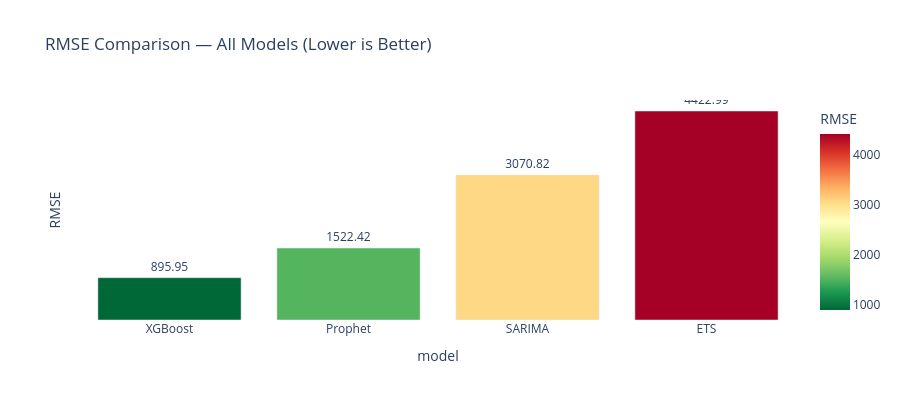
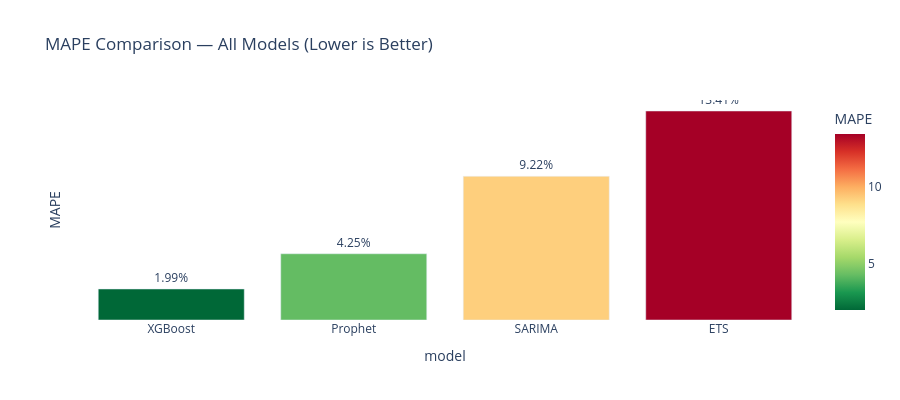

Notebook code cell kept with these figures, in order:
### Code cell
# Cell 12 — Model Comparison Bar Chart
fig = px.bar(results_df, x='model', y='RMSE',
             title='RMSE Comparison — All Models (Lower is Better)',
             color='RMSE', color_continuous_scale='RdYlGn_r',
             text='RMSE')
fig.update_traces(textposition='outside')
fig.update_layout(height=400, plot_bgcolor='white', paper_bgcolor='white',
                  xaxis=dict(showgrid=False), yaxis=dict(showticklabels=False))
fig.show()

fig2 = px.bar(results_df, x='model', y='MAPE',
              title='MAPE Comparison — All Models (Lower is Better)',
              color='MAPE', color_continuous_scale='RdYlGn_r',
              text='MAPE')
fig2.update_traces(texttemplate='%{text:.2f}%', textposition='outside')
fig2.update_layout(height=400, plot_bgcolor='white', paper_bgcolor='white',
                   xaxis=dict(showgrid=False), yaxis=dict(showticklabels=False))
fig2.show()

### Figure 1 — Plotly figure (JSON) as saved in the notebook; plotly's stock layout.template omitted (floating-point values rounded to 4 significant figures)
{"data": [{"hovertemplate": "model=%{x}<br>RMSE=%{marker.color}<extra></extra>", "legendgroup": "", "marker": {"color": [896.0, 1522.0, 3071.0, 4423.0], "coloraxis": "coloraxis", "pattern": {"shape": ""}}, "name": "", "orientation": "v", "showlegend": false, "text": [896.0, 1522.0, 3071.0, 4423.0], "textposition": "outside", "type": "bar", "x": ["XGBoost", "Prophet", "SARIMA", "ETS"], "xaxis": "x", "y": [896.0, 1522.0, 3071.0, 4423.0], "yaxis": "y"}], "layout": {"barmode": "relative", "coloraxis": {"colorbar": {"title": {"text": "RMSE"}}, "colorscale": [[0, "rgb(0,104,55)"], [0.1, "rgb(26,152,80)"], [0.2, "rgb(102,189,99)"], [0.3, "rgb(166,217,106)"], [0.4, "rgb(217,239,139)"], [0.5, "rgb(255,255,191)"], [0.6, "rgb(254,224,139)"], [0.7, "rgb(253,174,97)"], [0.8, "rgb(244,109,67)"], [0.9, "rgb(215,48,39)"], [1, "rgb(165,0,38)"]]}, "height": 400, "legend": {"tracegroupgap": 0}, "paper_bgcolor": "white", "plot_bgcolor": "white", "title": {"text": "RMSE Comparison — All Models (Lower is Better)"}, "xaxis": {"anchor": "y", "domain": [0, 1], "showgrid": false, "title": {"text": "model"}}, "yaxis": {"anchor": "x", "domain": [0, 1], "showticklabels": false, "title": {"text": "RMSE"}}}}

### Figure 2 — Plotly figure (JSON) as saved in the notebook; plotly's stock layout.template omitted (floating-point values rounded to 4 significant figures)
{"data": [{"hovertemplate": "model=%{x}<br>MAPE=%{marker.color}<extra></extra>", "legendgroup": "", "marker": {"color": [1.99, 4.25, 9.22, 13.41], "coloraxis": "coloraxis", "pattern": {"shape": ""}}, "name": "", "orientation": "v", "showlegend": false, "text": [1.99, 4.25, 9.22, 13.41], "textposition": "outside", "texttemplate": "%{text:.2f}%", "type": "bar", "x": ["XGBoost", "Prophet", "SARIMA", "ETS"], "xaxis": "x", "y": [1.99, 4.25, 9.22, 13.41], "yaxis": "y"}], "layout": {"barmode": "relative", "coloraxis": {"colorbar": {"title": {"text": "MAPE"}}, "colorscale": [[0, "rgb(0,104,55)"], [0.1, "rgb(26,152,80)"], [0.2, "rgb(102,189,99)"], [0.3, "rgb(166,217,106)"], [0.4, "rgb(217,239,139)"], [0.5, "rgb(255,255,191)"], [0.6, "rgb(254,224,139)"], [0.7, "rgb(253,174,97)"], [0.8, "rgb(244,109,67)"], [0.9, "rgb(215,48,39)"], [1, "rgb(165,0,38)"]]}, "height": 400, "legend": {"tracegroupgap": 0}, "paper_bgcolor": "white", "plot_bgcolor": "white", "title": {"text": "MAPE Comparison — All Models (Lower is Better)"}, "xaxis": {"anchor": "y", "domain": [0, 1], "showgrid": false, "title": {"text": "model"}}, "yaxis": {"anchor": "x", "domain": [0, 1], "showticklabels": false, "title": {"text": "MAPE"}}}}
